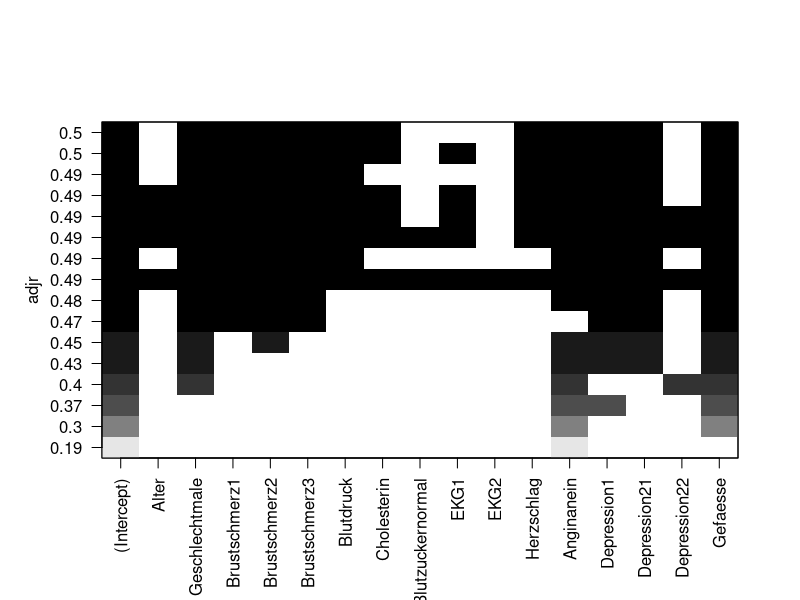
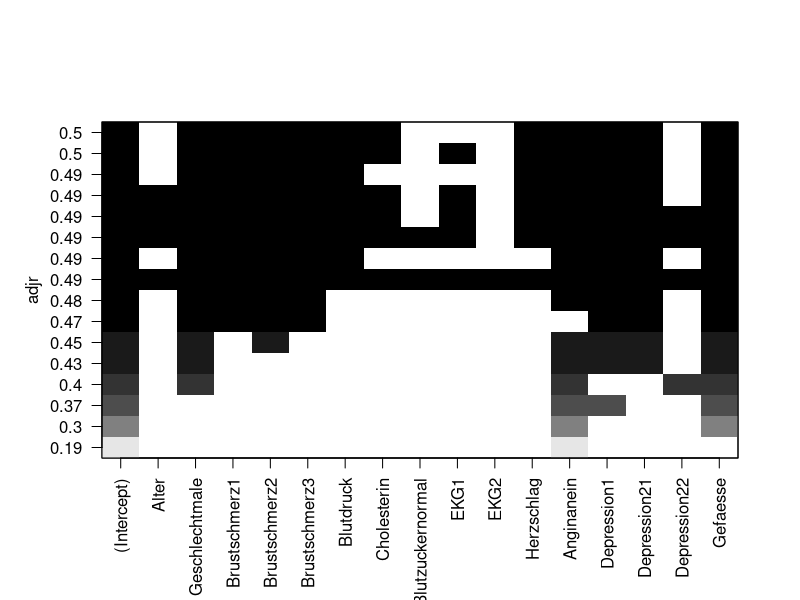
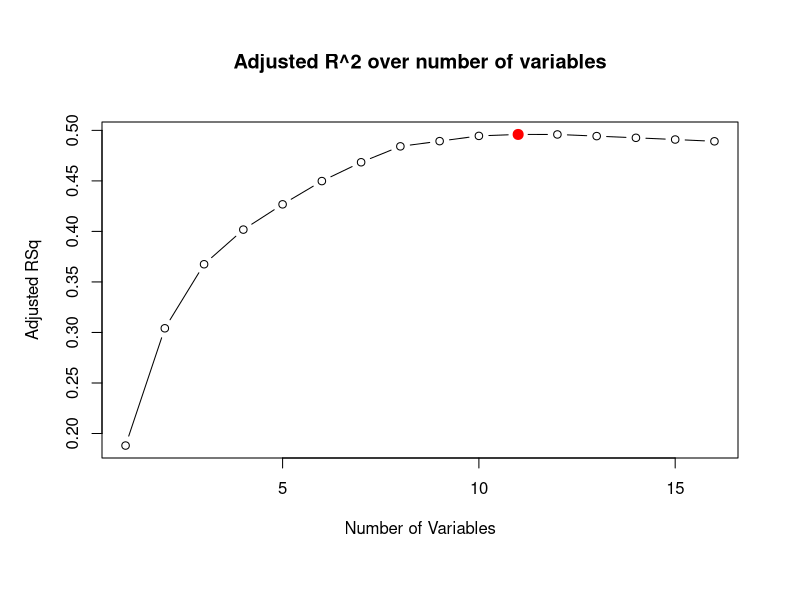
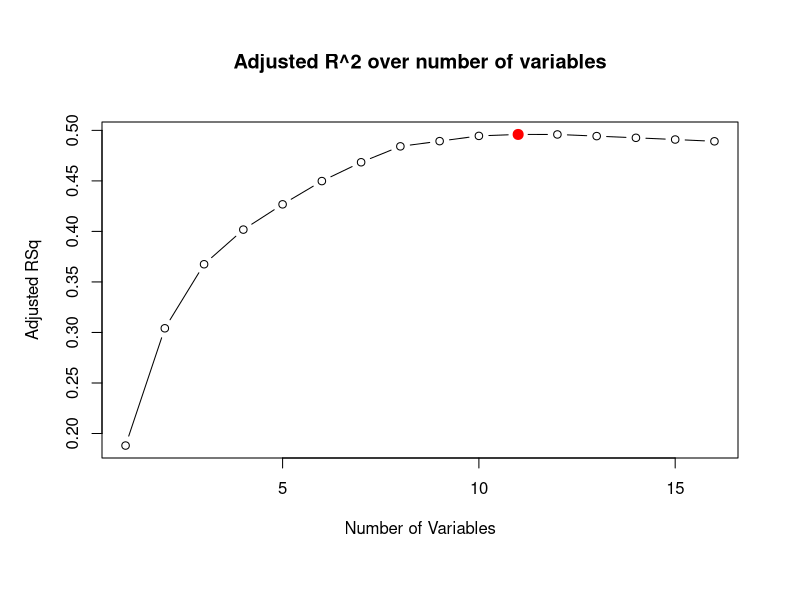
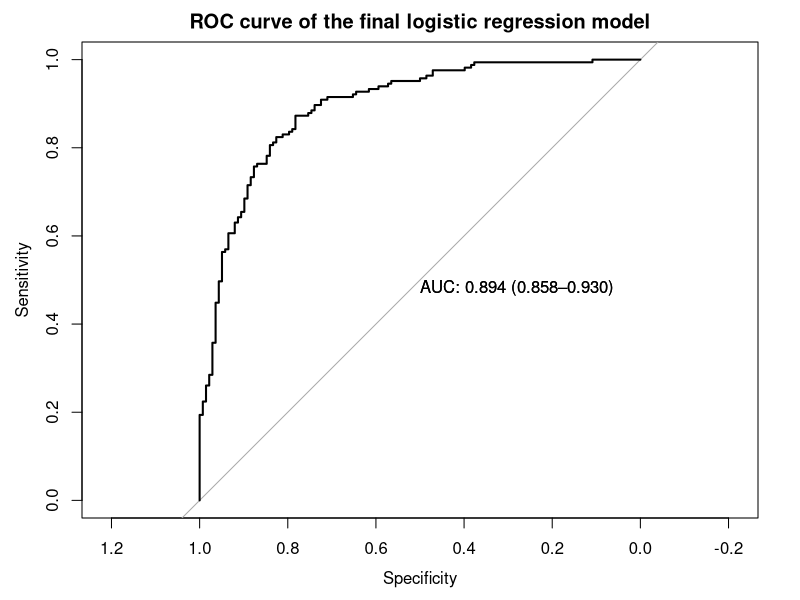
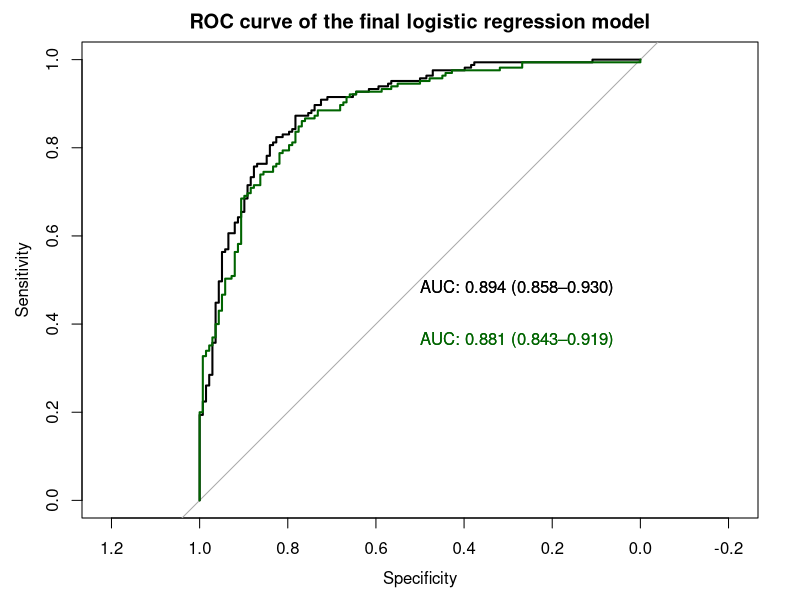
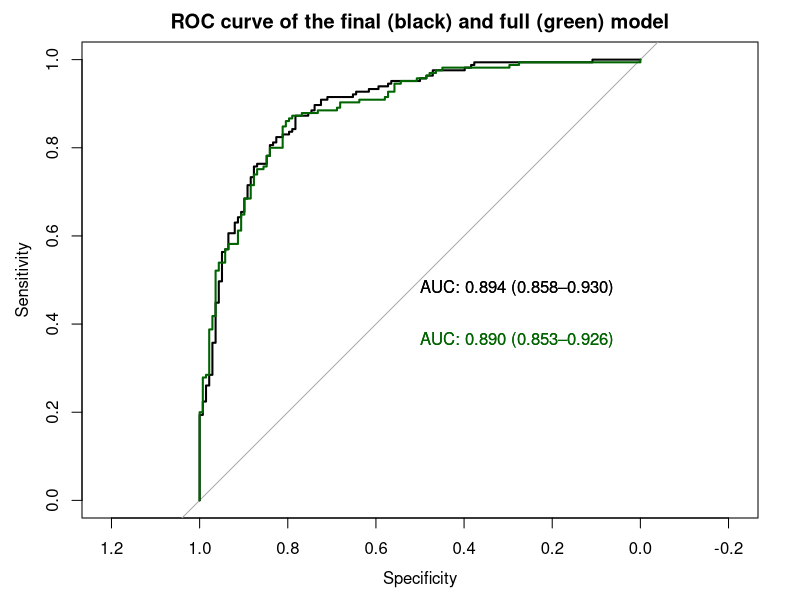

Reproduce these figures in R, in order.
library(MASS)
library(dplyr)

# Aufgabe 1
dat <- read.csv2("dat/heart.csv", sep=",") %>%
  mutate(Herzkrank = factor(ifelse(Herzkrank == 0, "gesund", "krank")),
         Geschlecht = factor(ifelse(Geschlecht == 0, "female", "male")),
         Brustschmerz = factor(Brustschmerz),
         Blutzucker = factor(ifelse(Blutzucker == 1, "erhoeht", "normal")),
         EKG = factor(EKG),
         Angina = factor(ifelse(Angina == 1, "ja", "nein")),
         Depression1 = as.numeric(Depression1),
         Depression2 = factor(Depression2)) %>%
  dplyr::select(-Thal)
str(dat)
regfit_full <- leaps::regsubsets(Herzkrank ~ ., 
                                 data = dat, 
                                 nvmax = 16)
results_bestsub <- summary(regfit_full)
results_bestsub$outmat
plot(regfit_full, scale = "adjr")
plot(regfit_full, scale = "adjr")
which.max(results_bestsub$adjr2)
plot(results_bestsub$adjr2,
     main = "Adjusted R^2 over number of variables",
     xlab = "Number of Variables",
     ylab = "Adjusted RSq",
     type = "b")
points(11, results_bestsub$adjr2[11], col="red", cex=2, pch=20)
plot(results_bestsub$adjr2,
     main = "Adjusted R^2 over number of variables",
     xlab = "Number of Variables",
     ylab = "Adjusted RSq",
     type = "b")
points(11, results_bestsub$adjr2[11], col="red", cex=2, pch=20)
results_bestsub$which[11,]
model_best_subset <- glm(Herzkrank ~ Geschlecht + Brustschmerz + 
                           Blutdruck + Cholesterin + Herzschlag +
                           Angina + Depression1 + Depression2 +
                           Gefaesse,
                         data = dat,
                         family = "binomial")

summary(model_best_subset)
model_best_subset <- glm(Herzkrank ~ Geschlecht + Brustschmerz + Blutdruck + 
                           Cholesterin + Herzschlag + Angina + 
                           Depression1 + Depression2 + Gefaesse,
                         data = dat,
                         family = "binomial")
summary(model_best_subset)

# Aufgabe 2

# define null model 
model_null <- glm(Herzkrank ~ 1, data = dat, family = "binomial")

# perform forward selection
results_FWS <- stepAIC(
  model_null, 
  direction = "forward",
  scope = list(lower = ~ 1,
               upper = Herzkrank ~ Alter + Geschlecht + 
                 Brustschmerz + Blutdruck + Cholesterin + 
                 Blutzucker + EKG + Herzschlag + Angina + 
                 Depression1 + Depression2 + Gefaesse))

# view results
summary(results_FWS)

# define null model 
model_null <- glm(Herzkrank ~ 1, data = dat, family = "binomial")

# perform forward selection
results_FWS <- stepAIC(
  model_null, 
  direction = "forward",
  scope = list(lower = ~ 1,
               upper = Herzkrank ~ Alter + Geschlecht + Brustschmerz + 
                 Blutdruck + Cholesterin + Blutzucker + EKG + Herzschlag + 
                 Angina + Depression1 + Depression2 + Gefaesse),
  trace = FALSE)

# view results
summary(results_FWS)


# define full model
model_full <- glm(Herzkrank ~ ., data = dat, family = "binomial")

# perform backward selection
results_BWS <- stepAIC(model_full, direction = "backward")

# view results
summary(results_BWS)


# define full model
model_full <- glm(Herzkrank ~ ., data = dat, family = "binomial")

# perform backward selection
results_BWS <- stepAIC(model_full, direction = "backward", trace = FALSE)

# view results
summary(results_BWS)


# perform stepwise selection
results_both <- stepAIC(model_full, direction = "both")

# view results
summary(results_both)

# perform stepwise selection
results_both <- stepAIC(model_full, direction = "both", trace = FALSE)

# view results
summary(results_both)

# generate final model including selected variables
model_final <- glm(Herzkrank ~ Geschlecht + Brustschmerz + 
                     Blutdruck + Cholesterin + Herzschlag +
                     Angina + Depression1 + Depression2 + Gefaesse,
                   data = dat,
                   family = "binomial")

# define 5-fold cross-validation
ctrl <- caret::trainControl(method = "cv", number = 5,
                            classProbs = TRUE,
                            savePredictions = TRUE,
                            summaryFunction = caret::twoClassSummary)

# 5-fold cross-validation
set.seed(20042021)
glm_best <- caret::train(Herzkrank ~ Geschlecht + Brustschmerz + 
                           Blutdruck + Cholesterin + Herzschlag +
                           Angina + Depression1 + Depression2 + Gefaesse, 
                         data = dat,
                         method = "glm",
                         trControl = ctrl,
                         metric = "ROC")


roc_best <- pROC::roc(response = glm_best$pred$obs,    # observations
                      predictor = glm_best$pred$krank, # predictions
                      print.auc = TRUE,
                      ci = TRUE,        # compute confidence interval
                      plot = TRUE,      # create ROC plot
                      main = "ROC curve of the final logistic regression model")


model_final <- glm(Herzkrank ~ Geschlecht + Brustschmerz + 
                     Blutdruck + Cholesterin + Herzschlag +
                     Angina + Depression1 + Depression2 + Gefaesse,
                   data = dat,
                   family = "binomial")

ctrl <- caret::trainControl(method = "cv",
                            number = 5,
                            classProbs = TRUE,
                            savePredictions = TRUE,
                            summaryFunction = caret::twoClassSummary)

# 5-fache Kreuzvalidierung des finalen Modells
set.seed(20042021)
glm_best <- caret::train(Herzkrank ~ Geschlecht + Brustschmerz + Blutdruck + 
                           Cholesterin + Herzschlag + Angina + Depression1 + 
                           Depression2 + Gefaesse, 
                         data = dat,
                         method = "glm",
                         trControl = ctrl,
                         metric = "ROC")

roc_best <- pROC::roc(response = glm_best$pred$obs, # observations
                      predictor = glm_best$pred$krank, # predictions
                      ci = TRUE,        # compute confidence interval
                      plot = TRUE,      # create ROC plot
                      print.auc = TRUE,
                      main = "ROC curve of the final logistic regression model")


# 5-fold cross-validation of the full model
glm_full <- caret::train(Herzkrank ~ ., data = dat,
                         method = "glm",
                         trControl = ctrl,
                         metric = "ROC")

roc_full <- pROC::roc(response = glm_full$pred$obs, 
                      predictor = glm_full$pred$krank, 
                      ci = TRUE,
                      plot = TRUE,
                      add = TRUE,       # add ROC curve to existing plot
                      col = "darkgreen",
                      print.auc.adj=c(0,5), # adjust position of AUC
                      print.auc = TRUE,
                      main = "ROC curve of the final(black) and full (green) model")


# generate final model including selected variables

glm_full <- caret::train(Herzkrank ~ ., data = dat,
                         method = "glm",
                         trControl = ctrl,
                         metric = "ROC")

roc_best <- pROC::roc(response = glm_best$pred$obs, # pbservations
                      predictor = glm_best$pred$krank, # predictions
                      ci = TRUE,        # compute confidence interval
                      plot = TRUE,      # create ROC plot
                      print.auc = TRUE,
                      main = "ROC curve of the final (black) and full (green) model")

roc_full <- pROC::roc(response = glm_full$pred$obs, 
                      predictor = glm_full$pred$krank, 
                      ci = TRUE,
                      plot = TRUE,
                      add = TRUE,       # add ROC curve to existing plot
                      col = "darkgreen",
                      print.auc.adj=c(0,5), # adjust position of AUC
                      print.auc = TRUE)
